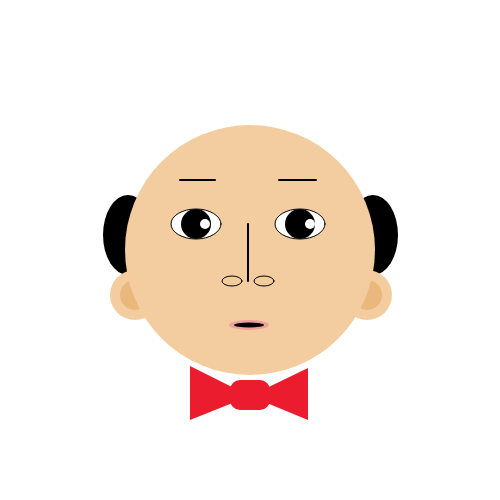
Frame 1 (no input)
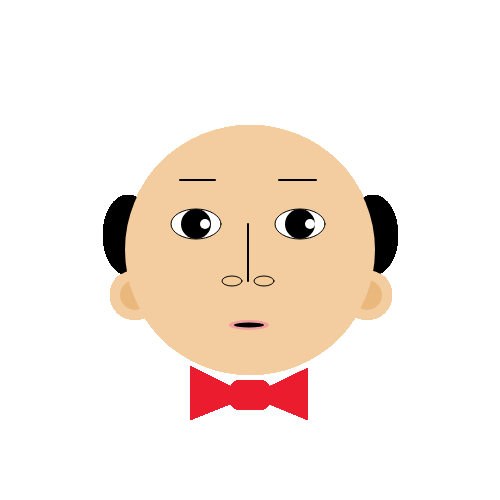
Frame 60 (no input)
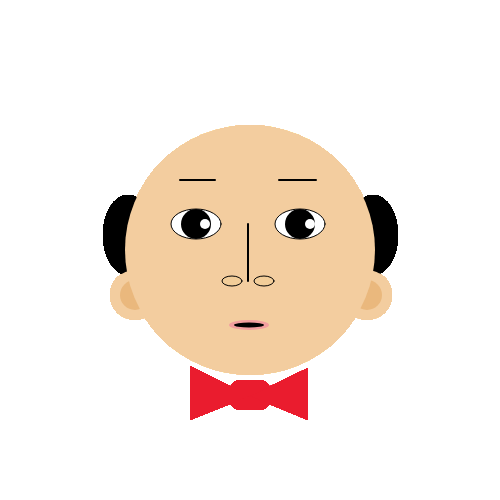
Frame 120 (the mouse pressed at the canvas centre since frame 60)

The p5.js sketch that drew these frames (run headless with seeded random() and noise() and a simulated clock; from frame 60 on, the mouse is pressed at the canvas centre):

// p5.js sketch
// ── sketch.js
function setup(){
  noStroke();
  createCanvas(500, 500);
  background(255, 255, 255);
}

function draw(){
  // hair
  noStroke();
  strokeWeight(2);
  fill(0, 0, 0);
  ellipse(128, 235, 50, 80);
  
  fill(0, 0, 0);
  ellipse(373, 235, 50, 80);
  
  // ears
  noStroke();
  strokeWeight(2);
  fill(243, 205, 159);
  ellipse(135, 295, 50, 50);
  
  fill(243, 205, 159);
  ellipse(367, 295, 50, 50);
  
  // ear inside
  noStroke();
  strokeWeight(2);
  fill(234, 184, 125);
  ellipse(135, 295, 30, 30);
  
  fill(234, 184, 125);
  ellipse(367, 295, 30, 30);
  
  // head
  noStroke();
  strokeWeight(2);
  fill(243, 205, 159);
  ellipse(250, 250, 250, 250);
  
  // eyes
  stroke(0);
  strokeWeight(1);
  fill(255, 255, 255);
  ellipse(196, 224, 50, 30);
  
  noStroke();
  fill(0);
  ellipse(196, 224, 30, 30);
  
  fill(255, 255, 255);
  ellipse(205, 224, 10, 10);
  
  stroke(0);
  strokeWeight(1);
  ellipse(300, 224, 50, 30); 
  
  noStroke();
  fill(0, 0, 0);
  ellipse(300, 224, 30, 30);
 
  fill(255, 255, 255);
  ellipse(310, 224, 10, 10); 
 
  // nose
  stroke(0);
  strokeWeight(2);
  fill(255, 255, 255);
  line(248, 224, 248, 281);
  
  // nostrils
  strokeWeight(1);
  fill(242, 205, 153);
  ellipse(264, 281, 20, 10); 
  
  fill(242, 205, 153);
  ellipse(232, 281, 20, 10); 
  
  // mouth 
  noStroke();
  fill(242, 159, 159);
  ellipse(249, 325, 40, 10);
  
  fill(0);
  ellipse(249, 325, 30, 5);
  
  // bowtie
  fill(234, 28, 46);
  rect(230, 380, 40, 30, 10);
  triangle(190, 366, 250, 396, 190, 420);
  triangle(308, 368, 250, 396, 308, 420);

  // eyebrows 
  stroke(0);
  strokeWeight(2);
  fill(255, 255, 255);
  line(279, 180, 316, 180);
  
  fill(255, 255, 255);
  line(180, 180, 215, 180);
}
